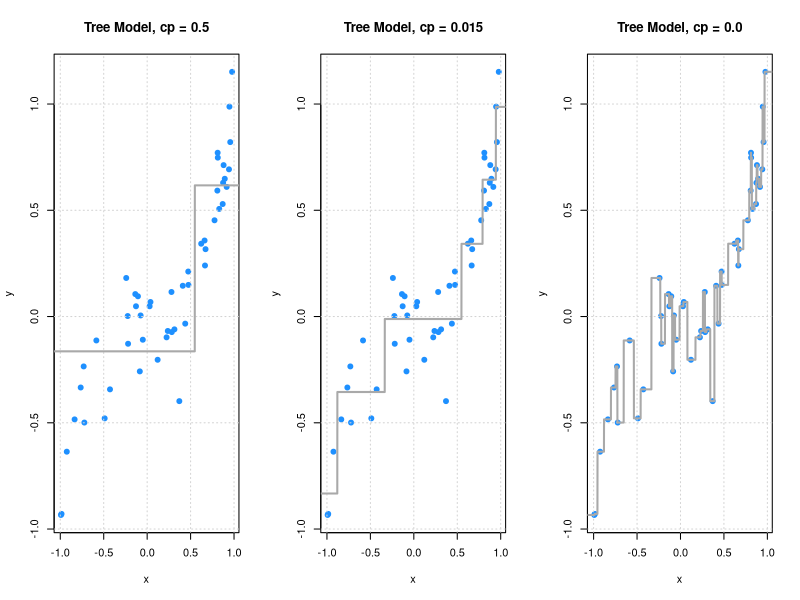
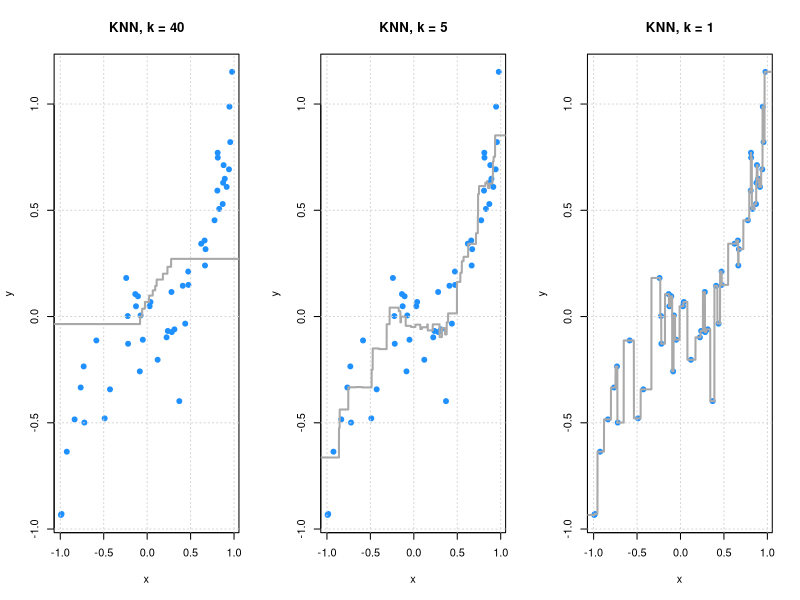
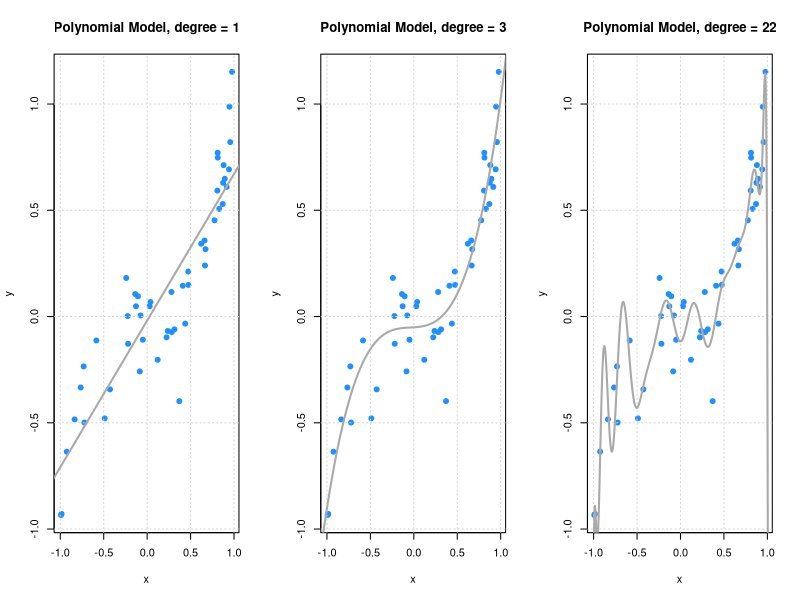

Reproduce these figures in R, in order.
## ---- chunk 1
## load packages
library(rpart)
library(FNN)
## ---- chunk 2
# simulate data

## signal
f = function(x) {
  x ^ 3
}

## define data generating processs
get_sim_data = function(f, sample_size = 50) {
  x = runif(n = sample_size, min = -1, max = 1)
  y = rnorm(n = sample_size, mean = f(x), sd = 0.15)
  data.frame(x, y)
}

## simualte training data
set.seed(42)
sim_trn_data = get_sim_data(f = f)

## simulate testing data
set.seed(3)
sim_tst_data = get_sim_data(f = f)

## create grid for plotting
x_grid = data.frame(x = seq(-1.5, 1.5, 0.001))
## ---- chunk 3
# fit models

## tree models
tree_fit_l = rpart(y ~ x, data = sim_trn_data, 
                   control = rpart.control(cp = 0.500, minsplit = 2))
tree_fit_m = rpart(y ~ x, data = sim_trn_data, 
                   control = rpart.control(cp = 0.015, minsplit = 2))
tree_fit_h = rpart(y ~ x, data = sim_trn_data, 
                   control = rpart.control(cp = 0.000, minsplit = 2))

## knn models
knn_fit_l = knn.reg(train = sim_trn_data["x"], y = sim_trn_data$y, 
                    test = x_grid, k = 40)
knn_fit_m = knn.reg(train = sim_trn_data["x"], y = sim_trn_data$y, 
                    test = x_grid, k = 5)
knn_fit_h = knn.reg(train = sim_trn_data["x"], y = sim_trn_data$y, 
                    test = x_grid, k = 1)

## polynomial models
poly_fit_l = lm(y ~ poly(x,  1), data = sim_trn_data)
poly_fit_m = lm(y ~ poly(x,  3), data = sim_trn_data)
poly_fit_h = lm(y ~ poly(x, 22), data = sim_trn_data)
## ---- chunk 4
# get predictions

## tree models
tree_fit_l_pred = predict(tree_fit_l, newdata = x_grid)
tree_fit_m_pred = predict(tree_fit_m, newdata = x_grid)
tree_fit_h_pred = predict(tree_fit_h, newdata = x_grid)

## knn models
knn_fit_l_pred = knn_fit_l$pred
knn_fit_m_pred = knn_fit_m$pred
knn_fit_h_pred = knn_fit_h$pred

## polynomial models
poly_fit_l_pred = predict(poly_fit_l, newdata = x_grid)
poly_fit_m_pred = predict(poly_fit_m, newdata = x_grid)
poly_fit_h_pred = predict(poly_fit_h, newdata = x_grid)
## ---- chunk 5
# plot fitted trees

par(mfrow = c(1, 3))
plot(y ~ x, data = sim_trn_data, col = "dodgerblue", pch = 20, 
     main = "Tree Model, cp = 0.5", cex = 1.5)
grid()
lines(x_grid$x, tree_fit_l_pred, col = "darkgrey",  lwd = 2)

plot(y ~ x, data = sim_trn_data, col = "dodgerblue", pch = 20,
     main = "Tree Model, cp = 0.015", cex = 1.5)
grid()
lines(x_grid$x, tree_fit_m_pred, col = "darkgrey",  lwd = 2)

plot(y ~ x, data = sim_trn_data, col = "dodgerblue", pch = 20, 
     main = "Tree Model, cp = 0.0", cex = 1.5)
grid()
lines(x_grid$x, tree_fit_h_pred, col = "darkgrey",  lwd = 2)
## ---- chunk 6
# plot fitted KNN

par(mfrow = c(1, 3))
plot(y ~ x, data = sim_trn_data, col = "dodgerblue", pch = 20, 
     main = "KNN, k = 40", cex = 1.5)
grid()
lines(x_grid$x, knn_fit_l_pred, col = "darkgrey",  lwd = 2)

plot(y ~ x, data = sim_trn_data, col = "dodgerblue", pch = 20,
     main = "KNN, k = 5", cex = 1.5)
grid()
lines(x_grid$x, knn_fit_m_pred, col = "darkgrey",  lwd = 2)

plot(y ~ x, data = sim_trn_data, col = "dodgerblue", pch = 20, 
     main = "KNN, k = 1", cex = 1.5)
grid()
lines(x_grid$x, knn_fit_h_pred, col = "darkgrey",  lwd = 2)
## ---- chunk 7
# plot fitted polynomials
par(mfrow = c(1, 3))
plot(y ~ x, data = sim_trn_data, col = "dodgerblue", pch = 20, 
     main = "Polynomial Model, degree = 1", cex = 1.5)
grid()
lines(x_grid$x, poly_fit_l_pred, col = "darkgrey",  lwd = 2)

plot(y ~ x, data = sim_trn_data, col = "dodgerblue", pch = 20,
     main = "Polynomial Model, degree = 3", cex = 1.5)
grid()
lines(x_grid$x, poly_fit_m_pred, col = "darkgrey",  lwd = 2)

plot(y ~ x, data = sim_trn_data, col = "dodgerblue", pch = 20, 
     main = "Polynomial Model, degree = 22", cex = 1.5)
grid()
lines(x_grid$x, poly_fit_h_pred, col = "darkgrey",  lwd = 2)
